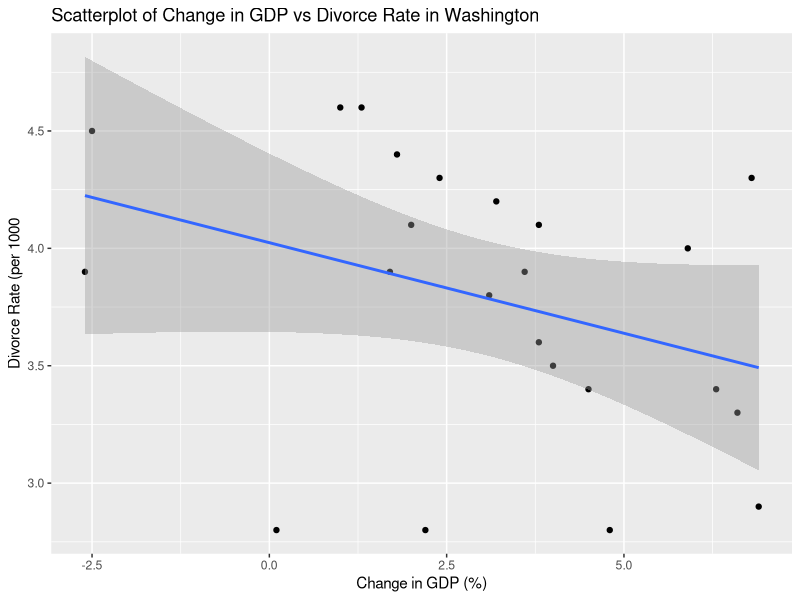
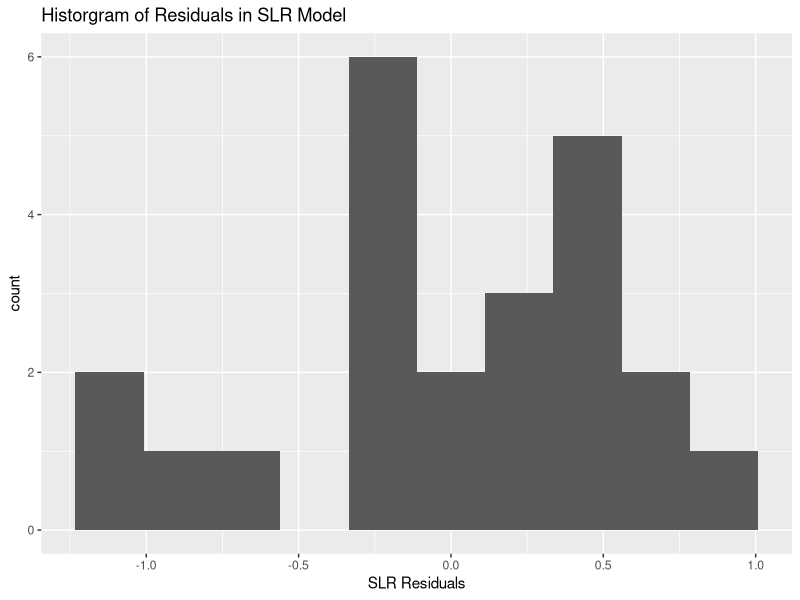
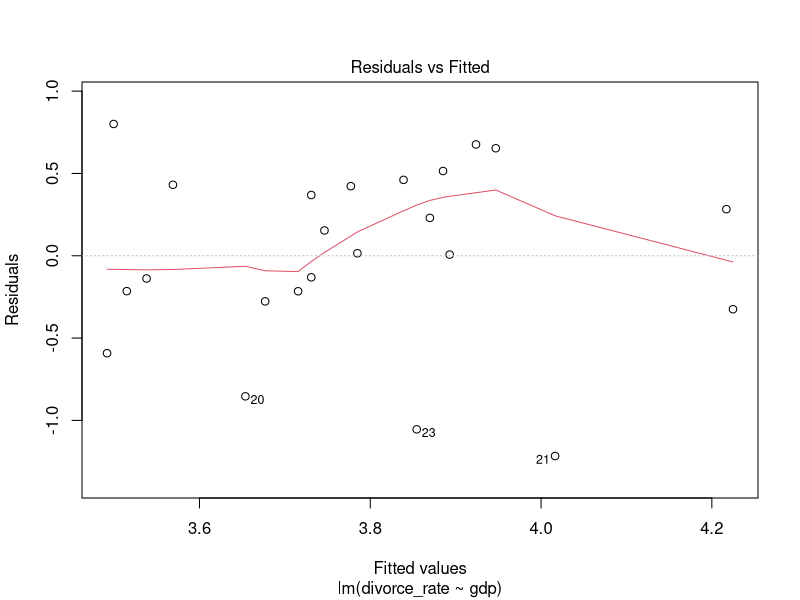
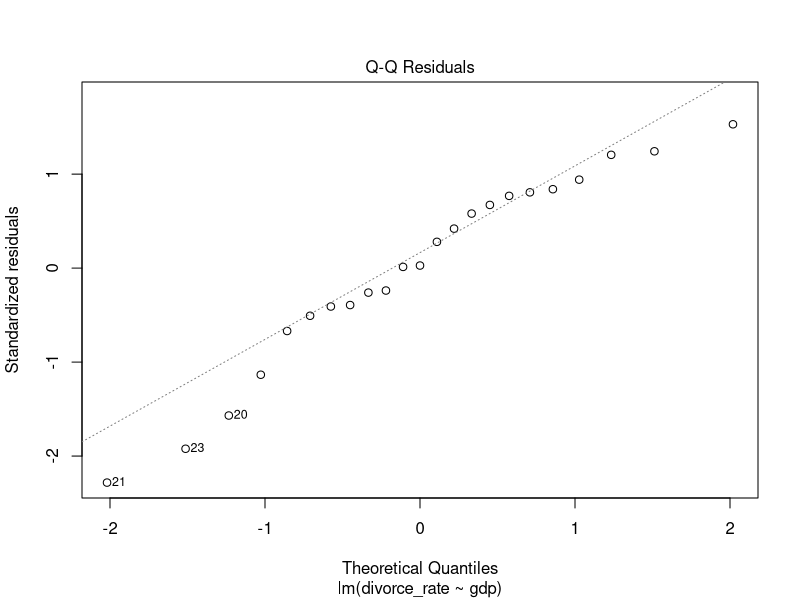
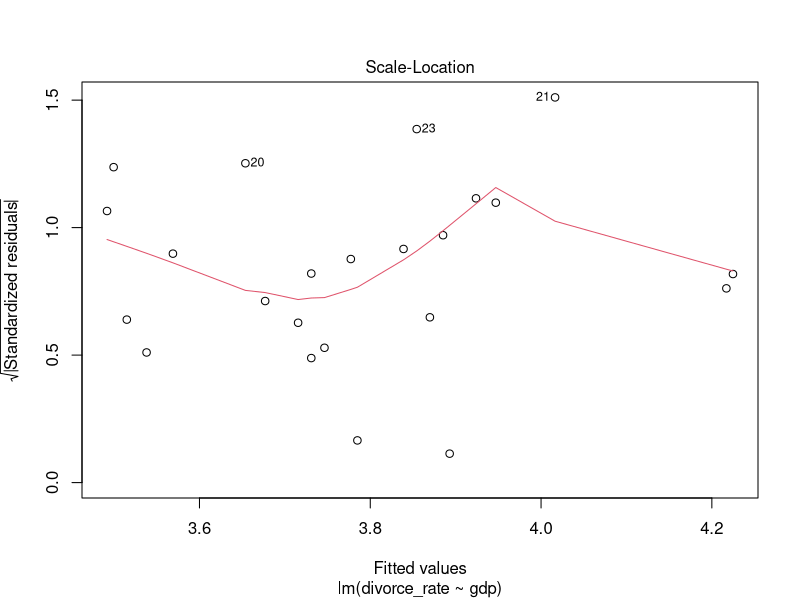
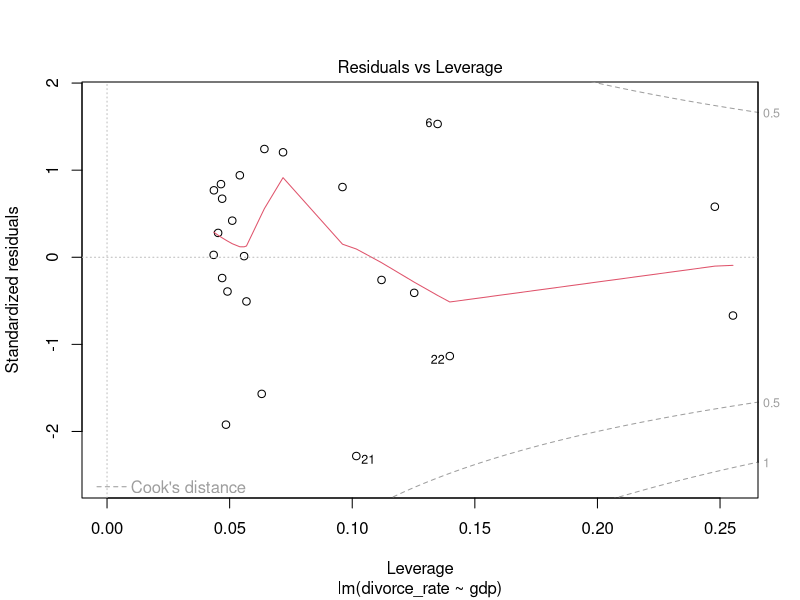
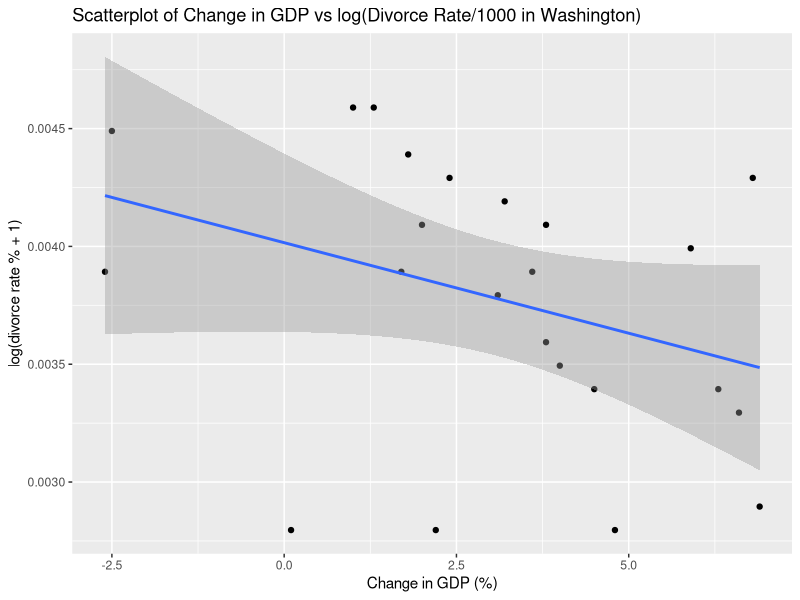
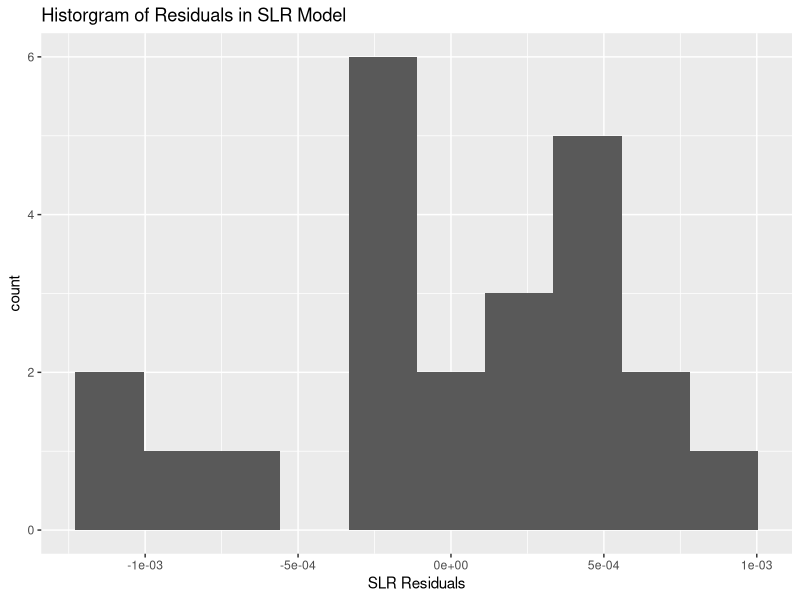

Reproduce these figures in R, in order. (Note: this script raises an error after producing the figures.)
## ---- chunk 1
library(tidyverse)
library(MASS)
library(dplyr)
## ---- chunk 2
gdp <- read.csv("WA_GDP.csv")
divorce <- read.csv("divorce_rates.csv")

divorce <- divorce %>% filter(X == "Washington")

gdp <- gdp[1,]

gdp <- dplyr::select(gdp, c(-1, -3, -4, -5, -6, -7, -8))
gdp <- gdp %>% rename(stat = GeoName)
gdp$stat <- "gdp"
gdp <- dplyr::select(gdp, c(-2,-3,-27))

divorce <- dplyr::select(divorce, c(-27,-28,-29,-30,-31,-32))
divorce <-dplyr::select(divorce, c(X, X2000, X2001, X2002, X2003, X2004, X2005, X2006, X2007, X2008, X2009, X2010, X2011, X2012, X2013, X2014, X2015, X2016, X2017, X2018, X2019, X2020, X2021, X2022))
divorce <- divorce %>% rename(stat = X)
divorce$stat <- "divorce_rate"

gd_data <- rbind(gdp, divorce)
gd_data <- gd_data %>% pivot_longer(cols = c(X2000, X2001, X2002, X2003, X2004, X2005, X2006, X2007, X2008, X2009, X2010, X2011, X2012, X2013, X2014, X2015, X2016, X2017, X2018, X2019, X2020, X2021, X2022),
                                    names_to = "year",
                                    values_to = "value") %>%
  pivot_wider(names_from = stat, values_from = value)

gd_data <- gd_data %>% mutate(gdp = as.numeric(gdp),
                              divorce_rate = as.numeric(divorce_rate))

head(gd_data)
## ---- chunk 3
gd_model <- lm(data = gd_data, formula = divorce_rate ~ gdp)
gd_resid <- resid(gd_model)

ggplot(data = gd_data) +
  geom_point(mapping = aes(x = gdp, y = divorce_rate)) +
  geom_smooth(mapping = aes(x = gdp, y = divorce_rate), method = "lm") +
  labs(title = "Scatterplot of Change in GDP vs Divorce Rate in Washington",
       x = "Change in GDP (%)",
       y = "Divorce Rate (per 1000")


ggplot() +
  geom_histogram(mapping = aes(x = gd_resid), bins = 10) +
  labs(title = "Historgram of Residuals in SLR Model",
       x = "SLR Residuals")

summary(gd_model)
plot(gd_model)
## ---- chunk 4
gd_log <- data.frame("gdp" = gd_data$gdp,
                     "divorce_rate" = log(gd_data$divorce_rate/1000 + 1))
gd_log_model <- lm(data = gd_log, formula = divorce_rate ~ gdp)
gd_log_resid <- resid(gd_log_model)

ggplot(data = gd_log) +
  geom_point(mapping = aes(x = gdp, y = divorce_rate)) +
  geom_smooth(mapping = aes(x = gdp, y = divorce_rate), method = "lm") +
  labs(title = "Scatterplot of Change in GDP vs log(Divorce Rate/1000 in Washington)",
       x = "Change in GDP (%)",
       y = "log(divorce rate % + 1)")

ggplot() +
  geom_histogram(mapping = aes(x = gd_log_resid), bins = 10) +
  labs(title = "Historgram of Residuals in SLR Model",
       x = "SLR Residuals")

plot(gd_log_model)
summary(gd_log_model)
## ---- chunk 5
gd_sqrt <- data.frame("gdp" = gd_data$gdp,
                     "divorce_rate" = sqrt(gd_data$divorce_rate/1000 + 1))
gd_sqrt_model <- lm(data = gd_sqrt, formula = divorce_rate ~ gdp)
gd_sqrt_resid <- resid(gd_sqrt_model)

ggplot(data = gd_sqrt) +
  geom_point(mapping = aes(x = gdp, y = divorce_rate)) +
  geom_smooth(mapping = aes(x = gdp, y = divorce_rate), method = "lm") +
  labs(title = "Scatterplot of Change in GDP vs sqrt(Divorce Rate/1000 in Washington)",
       x = "Change in GDP (%)",
       y = "sqrt(divorce rate % + 1)")

ggplot() +
  geom_histogram(mapping = aes(x = gd_log_resid), bins = 10) +
  labs(title = "Historgram of Residuals in SLR Model",
       x = "SLR Residuals")

plot(gd_sqrt_model)
summary(gd_sqrt_model)
## ---- chunk 6
boxcox(gd_model, lambda = seq(-2, 2, 0.1))
#closish to 0, but to try some transformation, we'll use the exact value from the boxcox likelihood

gd_t <- data.frame(gdp = (gd_data$gdp/100 + 1)^-0.15,
                    divorce_rate = (gd_data$divorce_rate/1000 + 1)^-0.15)

gd_data
gd_t_model <- lm(data = gd_t, formula = divorce_rate ~ gdp)
summary(gd_t_model)

ggplot(data = gd_t) +
  geom_point(mapping = aes(x = gdp, y = divorce_rate)) +
  geom_smooth(mapping = aes(x = gdp, y = divorce_rate), method = "lm")

plot(gd_t_model)
## ---- chunk 7
anova(gd_model)
anova(gd_log_model)
anova(gd_sqrt_model)
anova(gd_t_model)
